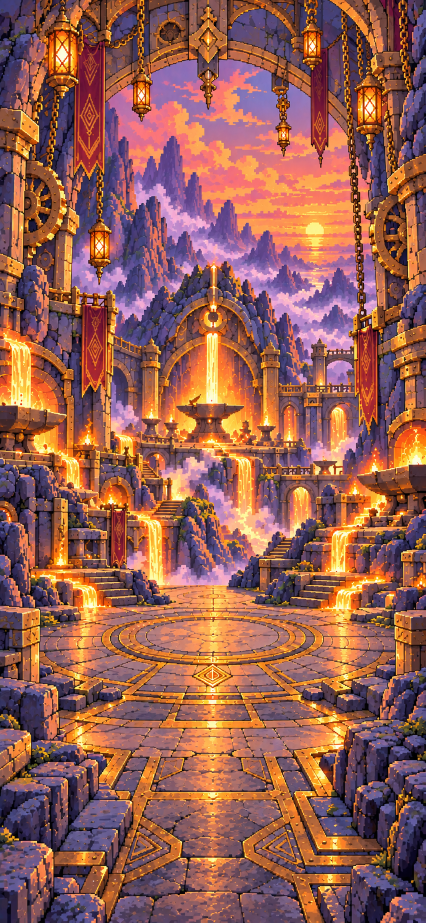
#> input picture docs/design/p29/px-forge-v1.png, 852 x 1846 px, given in place of px-forge-v1.png.png, which was not available (shown at 1/2 size)
$ python build_realm.py ../../../docs/design/p29/px-forge-v1.png 1.0 1.0
#> lines starting #> are read from the running program, lines starting #| are printed output that depends on the picture; after the words box and inside, x2 and y2 are one past the last pixel; in counts of white or black regions, pixels touching at a corner belong together; pictures that were not available may be replaced by others from this repository, and a replacement may not be noted
#!/usr/bin/env python3
"""Build a living realm from Codex's paintings (2026-10-03): one tool for every realm, as the Grove was built.
  1. Stitch [left | main | right] when the side panels exist (best-overlap seams, feathered), so you can look around.
  2. Depth with Apple's Depth Anything V2 (tools/depthmap).
  3. The realm's lights (its lanterns, lamps, fires, furnaces): bright warm blobs (the sun excluded by size), ordered
     outward from the stone circle, so they relight one by one as you grow in its pillar.
     <id>-world-lights.png (half size): R = order of the nearest light (Voronoi), G = the light's core, B = its pool,
     A = water (moving, reflecting).
  4. <id>-layout.json: the wide layout, where the Spark hovers (circleU/V), and <id>-lights.json (light positions).
Usage (from prototypes/p2-spikes): python3 tools/build_realm.py <id> circleU circleV [water: band y0,y1 as top-down
fractions] [--water-hue lo,hi] [--preview out.png]"""
import json, subprocess, sys, os
import numpy as np
from PIL import Image, ImageFilter
from scipy import ndimage as nd

rid = sys.argv[1]; cu, cv = float(sys.argv[2]), float(sys.argv[3])
opts = sys.argv[4:]
def opt(name, default=None):
    return opts[opts.index(name) + 1] if name in opts else default
A = "SpikeLab/Assets"; D = "../../docs/design/realms"
NATIVE = "--native" in opts     # Codex's painting exactly as painted: no grid snap, no palette (Mathis, 2026-10-15)
PIXEL = "--pixel" in opts or NATIVE   # decision 149: the realm from Codex's docs/design/p29/px-<id>.png
if PIXEL:
    # Snap to its true grid (~2.2 source px per art pixel, like the Sanctuary), a fixed palette, then 4× with hard
    # edges so it stays crisp on screen. One single view (no side panels).
    src = Image.open(f"../../docs/design/p29/px-{rid}.png").convert("RGB")
    if opt("--circle"):              # decision 156: crop so the circle's centre lands at (0.5, 0.40) in every world
        cu0, cv0 = [float(x) for x in opt("--circle").split(",")]
        sw, sh = src.size; T = 0.40
        left = max(0.0, 2 * cu0 - 1); right = max(0.0, 1 - 2 * cu0)
        top = max(0.0, 1 - cv0 / T) if cv0 < T else 0.0
        bottom = (cv0 - T) / (1 - T) if cv0 > T else 0.0
        src = src.crop((int(left * sw), int(top * sh), int(sw - right * sw), int(sh - bottom * sh)))
        print("cropped to centre the circle", src.size)
    gw, gh = round(src.width / 2.2), round(src.height / 2.2)
    W, H = gw * 4, gh * 4                # (the masks and lights are found at this scale in both modes)
    if NATIVE:
        main = src.resize((W, H), Image.LANCZOS)
        json.dump({"w": src.width, "h": src.height}, open(f"{A}/{rid}-native.json", "w"))   # the size it ships at
    else:
        art = src.resize((gw, gh), Image.BOX).quantize(colors=72, method=Image.Quantize.MEDIANCUT, dither=Image.Dither.NONE).convert("RGB")
        main = art.resize((W, H), Image.NEAREST)
    panels = ["/nonexistent-left", "/nonexistent-right"]
    print("pixel grid", gw, "x", gh)
else:
    main = Image.open(f"{D}/{rid}.png").convert("RGB")
#> main is the input picture: PIL image 852x1846 RGB; mean R, G, B 149.2, 95.1, 83.8
    W, H = 852, 1846
    main = main.resize((W, H), Image.LANCZOS)
    panels = [f"{D}/{rid}-left.png", f"{D}/{rid}-right.png"]

# ---- 1. Stitch ----
def best_overlap(a_img, b_img, max_ov=int(W * 0.18)):
    a = np.asarray(a_img).astype(float); b = np.asarray(b_img).astype(float)
    best = (1e18, 24, 0)
    for ov in range(16, max_ov, 4):
        for dy in range(-12, 13, 4):
            aa = a[max(0, dy):H + min(0, dy), W - ov:]
            bb = b[max(0, -dy):H + min(0, -dy), :ov]
            err = np.mean((aa - bb) ** 2)
            if err < best[0]: best = (err, ov, dy)
    return best

if os.path.exists(panels[0]):
    # The right panel may still be on its way: until then the main view continues into a mirror of itself.
    left = Image.open(panels[0]).convert("RGB").resize((W, H), Image.LANCZOS)
    hasRight = os.path.exists(panels[1])                  # (until it arrives, the world simply ends on the right)
    right = Image.open(panels[1]).convert("RGB").resize((W, H), Image.LANCZOS) if hasRight else None
    _, ovL, dyL = best_overlap(left, main)
    _, ovR, dyR = best_overlap(main, right) if hasRight else (0, 0, 0)
    ovL = max(ovL, 60); ovR = max(ovR, 60) if hasRight else 0
    total = W * 3 - ovL - ovR if hasRight else W * 2 - ovL
    canvas = np.zeros((H, total, 3)); weight = np.zeros((H, total, 1))
    def put(img, x0, dy, rl, rr):
        a = np.asarray(img).astype(float)
        if dy > 0: a = np.concatenate([np.repeat(a[:1], dy, 0), a[:-dy]], 0)       # shift, repeating the edge row
        elif dy < 0: a = np.concatenate([a[-dy:], np.repeat(a[-1:], -dy, 0)], 0)   # (rolling wrapped the bottom to the top)
        w = np.ones((H, W, 1))
        if rl: w[:, :rl, 0] = np.linspace(0, 1, rl)[None, :]
        if rr: w[:, W - rr:, 0] = np.linspace(1, 0, rr)[None, :]
        canvas[:, x0:x0 + W] += a * w; weight[:, x0:x0 + W] += w
    put(left, 0, -dyL, 0, ovL); put(main, W - ovL, 0, ovL, ovR)
    if hasRight: put(right, 2 * W - ovL - ovR, -dyR, ovR, 0)
    world = Image.fromarray((canvas / np.maximum(weight, 1e-6)).clip(0, 255).astype(np.uint8))
    x0 = W - ovL
    print("stitched", total, "x", H)
else:
    world = main; total = W; x0 = 0
    print("no side panels yet: single view")
world.save(f"{A}/{rid}-world-paint.png")

# ---- 2. Depth ----
subprocess.run(["./tools/depthmap", "tools/models/DepthAnythingV2SmallF16.mlmodelc", f"{A}/{rid}-world-paint.png", f"{A}/{rid}-world-depth.png"],
               check=True, capture_output=True)
#> (this line was passed over: subprocess is not available in this run)

# ---- 3. Lights and water (half size) ----
s = world.resize((total // 2, H // 2), Image.LANCZOS); w2, h2 = s.size
#> after `w2, h2 = s.size`: w2 = 426; h2 = 923
px = np.asarray(s).astype(float) / 255
hsv = np.asarray(s.convert("HSV")).astype(float) / 255
h, sat, v = hsv[..., 0], hsv[..., 1], hsv[..., 2]
Y, X = np.mgrid[0:h2, 0:w2]
# A light is a small, very bright, warm core that stands out from what's around it (leaves and sunlit stone don't).
around = nd.uniform_filter(v, 15)
warm = (v > 0.93) & (h > 0.03) & (h < 0.13) & (sat > 0.45) & (v - around > float(opt("--light-contrast", "0.1")))
#> warm: shape (923, 426) bool; 7.9% white; 2902 white regions (2536 under 20 px), largest, box (x1, y1, x2, y2) and area: (407, 224, 417, 279) 330, (12, 208, 23, 256) 274, (315, 834, 348, 849) 267
lab, n = nd.label(warm)
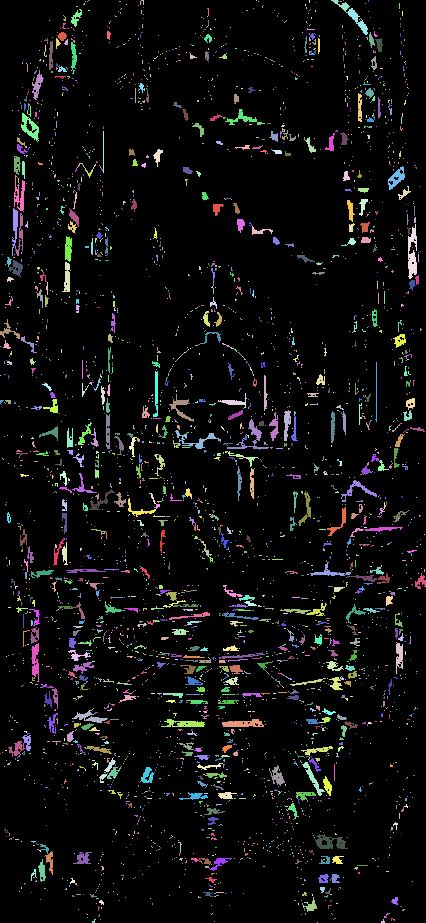
#> lab: shape (923, 426) int32; 3679 distinct labels, from 0 to 3678; one colour per label, 0 black
#> n = 3678
sizes = nd.sum(warm, lab, range(1, n + 1))
#> sizes = 3678 values, max 311 at index 779, min 1 at index 2, mean 8.47
cx_home = (x0 + cu * W) / 2; cy_home = (1 - cv) * H / 2
blobs = []
for i, o in enumerate(nd.find_objects(lab)):
    if not (int(opt("--min-light", "4")) <= sizes[i] <= (900 if PIXEL else 220)): continue     # specks out; the sun (huge) out
    ys, xs = np.where(lab[o] == i + 1)
    by, bx = ys.mean() + o[0].start, xs.mean() + o[1].start
    if by < h2 * 0.08: continue                              # the sky's top edge
    score = float((v[lab == i + 1] - around[lab == i + 1]).mean()) * np.sqrt(sizes[i])   # how much it shines
    blobs.append((bx, by, int(sizes[i]), score))
#> this loop made 3678 passes
#> (ys, xs, by, bx) on passes 2, 11, 17: ([0, 0, 0, 1, 2, 3, 4], [0, 1, 2, 2, 2, 2, 2], 1.43, 142.6), ([0, 1, 2, 3], [0, 0, 0, 0], 2.5, 140), ([0, 1, 2, 3, 4, 5], [0, 0, 0, 0, 0, 0], 5.5, 399)
#> after the loop, blobs = 989 items, first 6: (37.01, 84.98, 149, 3.7), (404, 74.5, 4, 1.2), (59.93, 76.27, 15, 1.26), (68.25, 76.25, 4, 0.627), (346.8, 77.2, 5, 1.21), (295.7, 78.17, 6, 0.657)
cap = int(opt("--max-lights", "100000"))
blobs = sorted(blobs, key=lambda b: -b[3])[:cap]
#> blobs = 989 items, first 6: (382.3, 528.5, 103, 3.93), (19.29, 195.1, 195, 3.86), (37.01, 84.98, 149, 3.7), (376, 392, 61, 3.47), (34.95, 660.4, 193, 3.38), (49.71, 860.8, 94, 3.21)
blobs = [b[:3] for b in blobs]
#> blobs = 989 items, first 6: (382.3, 528.5, 103), (19.29, 195.1, 195), (37.01, 84.98, 149), (376, 392, 61), (34.95, 660.4, 193), (49.71, 860.8, 94)
blobs.sort(key=lambda b: (b[0] - cx_home) ** 2 + (b[1] - cy_home) ** 2)   # outward from the circle
nL = len(blobs)
#> nL = 989
order = np.zeros((h2, w2)); core = np.zeros((h2, w2)); pool = np.zeros((h2, w2))
if nL:
    pts = np.array([[b[1], b[0]] for b in blobs])
#> pts = 989 pairs, first value 74.5 to 921.1, second value 1 to 420.3
    seeds = np.zeros((h2, w2), int)
    for k, (bx, by, _) in enumerate(blobs): seeds[int(by), int(bx)] = k + 1
#> this loop made 989 passes
#> (bx, by) on passes 1 to 3: (404, 74.5), (366, 83.7), (373.8, 88.75)
#> seeds: shape (923, 426) int64; 990 distinct labels, from 0 to 989
    dist, (iy, ix) = nd.distance_transform_edt(seeds == 0, return_indices=True)
#> iy: shape (923, 426) int32; 563 distinct labels, from 74 to 921
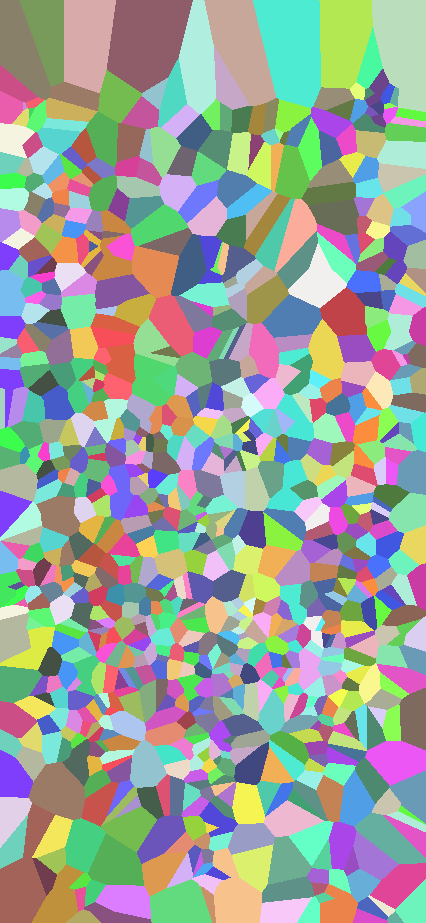
#> ix: shape (923, 426) int32; 370 distinct labels, from 1 to 420; one colour per label, 0 black
    nearest = seeds[iy, ix]
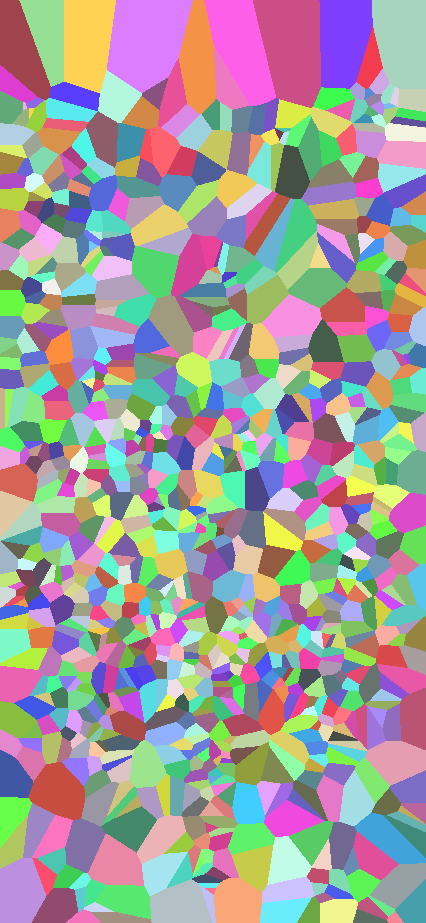
#> nearest: shape (923, 426) int64; 989 distinct labels, from 1 to 989; one colour per label, 0 black
    within = dist < 34
#> within: shape (923, 426) bool; 92.3% white; 19 black regions (3 under 20 px), largest, box (x1, y1, x2, y2) and area: (0, 0, 426, 119) 23283, (131, 849, 177, 923) 1738, (262, 179, 318, 224) 1185
    ordv = (1 + (254 * (nearest - 1) / max(1, nL - 1)).astype(int)) / 255.0
    order = np.where(within, ordv, 0)
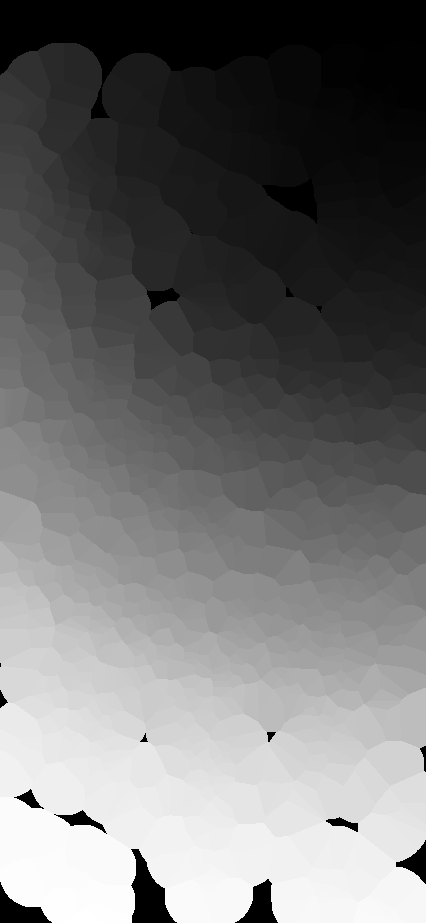
#> order: shape (923, 426) float64; min 0, max 1, mean 0.436
    cmask = np.zeros((h2, w2))
    for (bx, by, sz) in blobs: cmask[int(by), int(bx)] = 1
#> this loop made 989 passes
#> (bx, by, sz) on passes 1 to 3: (404, 74.5, 4), (366, 83.7, 10), (373.8, 88.75, 4)
#> cmask: shape (923, 426) float64; values 0 (black) and 1 (white), 0.25% white in thin lines or dots
    core = nd.gaussian_filter(nd.maximum_filter(cmask, 5), 2.0); core = np.clip(core / max(core.max(), 1e-6) * 1.6, 0, 1)
    pool = nd.gaussian_filter(cmask, 14); pool = np.clip(pool / max(pool.max(), 1e-6) * 2.2, 0, 1)
# Water: blue-turquoise hues, or (when given) a band of smooth reflective surface.
L = px @ [0.299, 0.587, 0.114]
smooth = nd.uniform_filter(np.abs(nd.sobel(L, axis=1)) + np.abs(nd.sobel(L, axis=0)), 5) < float(opt("--smooth", "0.09"))
#> smooth: shape (923, 426) bool; 2.9% white; 359 white regions (268 under 20 px), largest, box (x1, y1, x2, y2) and area: (153, 63, 204, 113) 950, (202, 121, 269, 147) 850, (240, 92, 276, 123) 632
green = (h > 0.17) & (h < 0.45) & (sat > 0.3)
#> green: shape (923, 426) bool; 0.04% white in thin lines or dots
water = (h > 0.45) & (h < 0.62) & (sat > 0.25) & (v > 0.3)
#> water: shape (923, 426) bool; 0% white in thin lines or dots, all inside (x1, y1, x2, y2) = (76, 157, 395, 908)
if "--no-water" in opts: water = np.zeros_like(water)       # (e.g. the Library's blue mosaic floor is not water)
band = opt("--water-band")
if band:
    y0, y1 = [float(t) for t in band.split(",")]
    hl, hh = [float(t) for t in opt("--water-hue", "0,1").split(",")]
    huemask = ((h >= hl) & (h <= hh)) if hl <= hh else ((h >= hl) | (h <= hh))
    water |= (Y >= y0 * h2) & (Y <= y1 * h2) & smooth & ~green & huemask & (sat > 0.12) & (v > 0.35)
    water = nd.binary_closing(water, iterations=3)
# Waterfalls: pale and streaked vertically (strong left-right contrast, little up-down), joined into the water.
mgx = nd.uniform_filter(np.abs(nd.sobel(L, axis=1)), 5); mgy = nd.uniform_filter(np.abs(nd.sobel(L, axis=0)), 5)
falls = (v > 0.72) & (sat < 0.25) & (mgx > 1.3 * mgy) & (mgx > 0.04)
#> falls: shape (923, 426) bool; 0.2% white in thin lines or dots, all inside (x1, y1, x2, y2) = (4, 40, 421, 776)
fl, nf = nd.label(nd.binary_closing(falls, structure=np.ones((5, 1)), iterations=2))
#> fl: shape (923, 426) int32; 199 distinct labels, from 0 to 198
#> nf = 198
keepF = np.zeros(nf + 1, bool)
for i, o in enumerate(nd.find_objects(fl)):
    hh_, ww_ = o[0].stop - o[0].start, o[1].stop - o[1].start
    keepF[i + 1] = hh_ >= 8 and hh_ >= 1.1 * ww_
#> this loop made 198 passes
#> (hh_, ww_) on passes 1 to 3: (3, 1), (10, 6), (17, 12)
water |= keepF[fl] & falls
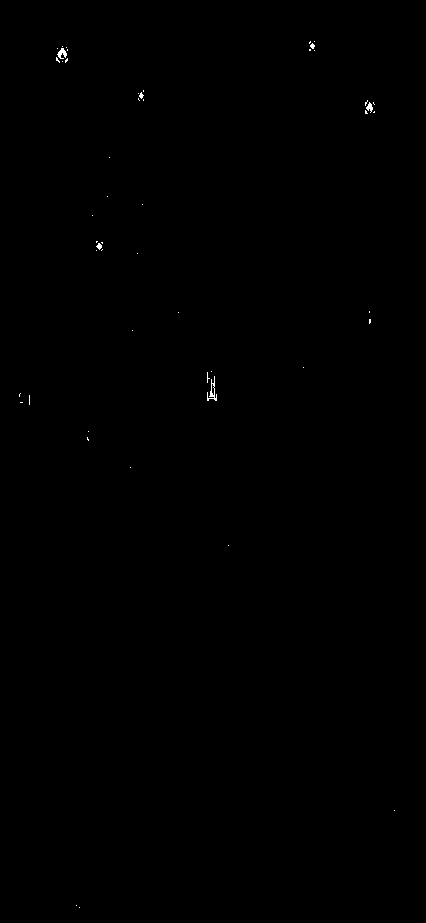
#> water: shape (923, 426) bool; 0.1% white in thin lines or dots, all inside (x1, y1, x2, y2) = (19, 41, 395, 908)
water = nd.binary_opening(water, iterations=1)
#> water: shape (923, 426) bool; 0.04% white; 8 white regions (5 under 20 px), largest, box (x1, y1, x2, y2) and area: (57, 48, 67, 58) 52, (366, 103, 373, 111) 35, (96, 243, 102, 250) 24
# Never the stone circle or the stones around it (the Spark's ground stays still).
ell = ((X - cx_home) / (W * 0.3)) ** 2 + ((Y - cy_home) / (H * 0.09)) ** 2 < 1
water &= ~ell
#> water: shape (923, 426) bool; 0.03% white; 6 white regions (4 under 20 px), largest, box (x1, y1, x2, y2) and area: (57, 48, 67, 58) 52, (96, 243, 102, 250) 24
lab2, n2 = nd.label(water); sz2 = nd.sum(water, lab2, range(1, n2 + 1))
#> after `lab2, n2 = nd.label(water)`: lab2: shape (923, 426) int32; 7 distinct labels, from 0 to 6
#> after `lab2, n2 = nd.label(water)`: n2 = 6
#> after `sz2 = nd.sum(water, lab2, range(1, n2 + 1))`: sz2 = [52, 5, 17, 24, 13, 8]
water = np.isin(lab2, np.where(sz2 > 80)[0] + 1)
#> water: shape (923, 426) bool; every value is 0
# Sky: far away (almost no depth), in the upper part, not water. Alpha: water = 1, sky = 0.5 (the shader tells them apart).
dd = np.asarray(Image.open(f"{A}/{rid}-world-depth.png").convert("L").resize((w2, h2), Image.BILINEAR)).astype(float) / 255
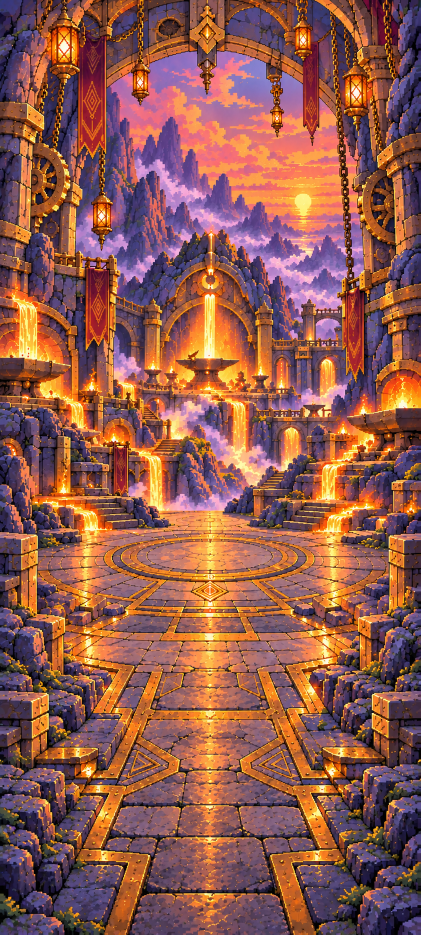
#> input picture docs/design/p29/px-forge-v2.png, 841 x 1870 px, given in place of px-forge-v1.png-world-depth.png, which was not available (shown at 1/2 size)
sky = (dd < 0.035) & (Y < h2 * 0.62) & ~water & (v > 0.3)
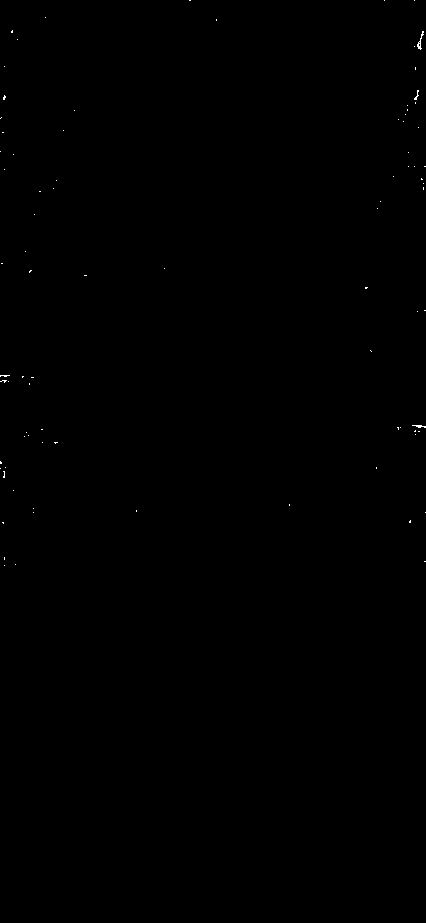
#> sky: shape (923, 426) bool; 0.07% white in thin lines or dots, all inside (x1, y1, x2, y2) = (0, 0, 426, 566)
sky = nd.binary_opening(sky, iterations=2)
lab3, n3 = nd.label(sky); sz3 = nd.sum(sky, lab3, range(1, n3 + 1))
#> after `lab3, n3 = nd.label(sky)`: lab3: shape (923, 426) int32; every value is 0
#> after `lab3, n3 = nd.label(sky)`: n3 = 0
#> after `sz3 = nd.sum(sky, lab3, range(1, n3 + 1))`: sz3 = empty array
sky = np.isin(lab3, np.where(sz3 > 400)[0] + 1)
amap = np.where(water, 1.0, np.where(sky, 0.5, 0.0))
#> amap: shape (923, 426) float64; every value is 0
waterA = np.asarray(Image.fromarray((amap * 255).astype(np.uint8)).filter(ImageFilter.GaussianBlur(1.2))).astype(float) / 255
print("sky", round(sky.mean(), 3))
#| sky 0.0
out = np.dstack([order, core, pool, waterA]) * 255
Image.fromarray(out.clip(0, 255).astype(np.uint8), "RGBA").save(f"{A}/{rid}-world-lights.png")
json.dump([{"u": b[0] / w2, "v": 1 - b[1] / h2, "size": b[2]} for b in blobs], open(f"{A}/{rid}-lights.json", "w"))
json.dump({"total": total, "height": H, "homeX0": x0, "homeW": W, "circleU": cu, "circleV": cv}, open(f"{A}/{rid}-layout.json", "w"))
print("lights", nL, "water", round(water.mean(), 3))
#| lights 989 water 0.0
prev = opt("--preview")
if prev:
    vis = (px * 255 * 0.5)
    vis[..., 2] += waterA * 120; vis[..., 0] += core * 255; vis[..., 1] += core * 160
    Image.fromarray(vis.clip(0, 255).astype(np.uint8)).save(prev)
